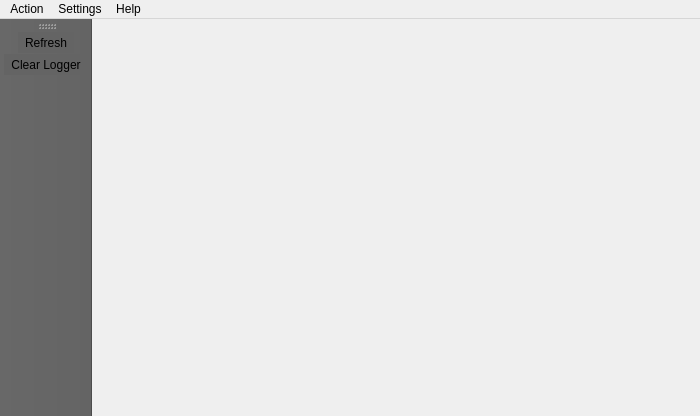
<?xml version="1.0" encoding="UTF-8"?>
<ui version="4.0">
 <author>JTE</author>
 <class>mainWindow</class>
 <widget class="QMainWindow" name="mainWindow">
  <property name="geometry">
   <rect>
    <x>0</x>
    <y>0</y>
    <width>700</width>
    <height>416</height>
   </rect>
  </property>
  <property name="sizePolicy">
   <sizepolicy hsizetype="Preferred" vsizetype="Preferred">
    <horstretch>0</horstretch>
    <verstretch>0</verstretch>
   </sizepolicy>
  </property>
  <property name="minimumSize">
   <size>
    <width>700</width>
    <height>350</height>
   </size>
  </property>
  <property name="maximumSize">
   <size>
    <width>16777215</width>
    <height>16777215</height>
   </size>
  </property>
  <property name="windowTitle">
   <string>VimbaViewer</string>
  </property>
  <property name="windowIcon">
   <iconset resource="VimbaViewer.qrc">
    <normaloff>:/VimbaViewer/Images/stripes_256.png</normaloff>:/VimbaViewer/Images/stripes_256.png</iconset>
  </property>
  <property name="iconSize">
   <size>
    <width>24</width>
    <height>24</height>
   </size>
  </property>
  <widget class="QWidget" name="centralWidget">
   <layout class="QHBoxLayout" name="horizontalLayout_2">
    <item>
     <layout class="QHBoxLayout" name="layout_H">
      <property name="margin">
       <number>11</number>
      </property>
     </layout>
    </item>
   </layout>
  </widget>
  <widget class="QMenuBar" name="menuBar">
   <property name="geometry">
    <rect>
     <x>0</x>
     <y>0</y>
     <width>700</width>
     <height>21</height>
    </rect>
   </property>
   <widget class="QMenu" name="menuAction">
    <property name="title">
     <string>Action</string>
    </property>
    <addaction name="ActionDiscover"/>
    <addaction name="ActionClear"/>
    <addaction name="separator"/>
    <addaction name="actionExit"/>
   </widget>
   <widget class="QMenu" name="menuHelp">
    <property name="title">
     <string>Help</string>
    </property>
    <addaction name="actionAbout"/>
    <addaction name="actionAbout_Qt"/>
   </widget>
   <widget class="QMenu" name="menuSettings">
    <property name="title">
     <string>Settings</string>
    </property>
    <addaction name="ActionStartOptions"/>
   </widget>
   <addaction name="menuAction"/>
   <addaction name="menuSettings"/>
   <addaction name="menuHelp"/>
  </widget>
  <widget class="QToolBar" name="mainToolBar">
   <property name="windowTitle">
    <string>MainWindow ToolBar</string>
   </property>
   <property name="styleSheet">
    <string notr="true">background-color: rgb(100, 100, 100);</string>
   </property>
   <attribute name="toolBarArea">
    <enum>LeftToolBarArea</enum>
   </attribute>
   <attribute name="toolBarBreak">
    <bool>false</bool>
   </attribute>
   <addaction name="ActionDiscover"/>
   <addaction name="ActionClear"/>
  </widget>
  <action name="ActionDiscover">
   <property name="icon">
    <iconset resource="VimbaViewer.qrc">
     <normaloff>:/VimbaViewer/Images/refresh.png</normaloff>:/VimbaViewer/Images/refresh.png</iconset>
   </property>
   <property name="text">
    <string>Refresh</string>
   </property>
   <property name="toolTip">
    <string>Refresh camera tree</string>
   </property>
   <property name="shortcut">
    <string>Ctrl+C</string>
   </property>
  </action>
  <action name="ActionClear">
   <property name="icon">
    <iconset resource="VimbaViewer.qrc">
     <normaloff>:/VimbaViewer/Images/delete.png</normaloff>:/VimbaViewer/Images/delete.png</iconset>
   </property>
   <property name="text">
    <string>Clear Logger</string>
   </property>
   <property name="toolTip">
    <string>Clear log window</string>
   </property>
   <property name="shortcut">
    <string>Ctrl+E</string>
   </property>
  </action>
  <action name="actionAbout">
   <property name="text">
    <string>About</string>
   </property>
  </action>
  <action name="actionAbout_Qt">
   <property name="text">
    <string>About Qt</string>
   </property>
  </action>
  <action name="ActionStartOptions">
   <property name="text">
    <string>Start Options...</string>
   </property>
   <property name="shortcut">
    <string>Ctrl+O</string>
   </property>
  </action>
  <action name="actionExit">
   <property name="text">
    <string>Exit</string>
   </property>
   <property name="shortcut">
    <string>Ctrl+F4</string>
   </property>
  </action>
 </widget>
 <layoutdefault spacing="6" margin="11"/>
 <resources>
  <include location="VimbaViewer.qrc"/>
 </resources>
 <connections/>
</ui>
